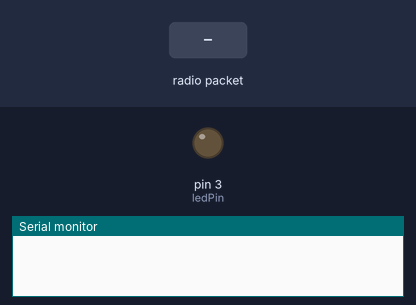
The sketch below on a simulated Arduino Uno, built with avr-gcc and run on an emulated ATmega328P. On the bench: output pins drawn as LEDs (lit = HIGH), the last lines printed to the serial monitor. Inputs (shaded band) come from the test bench. No radio packets arrive unless stated.

Above: at 1.2 s.
1.3 s: radio packet "1" arrives
At 2.3 s:
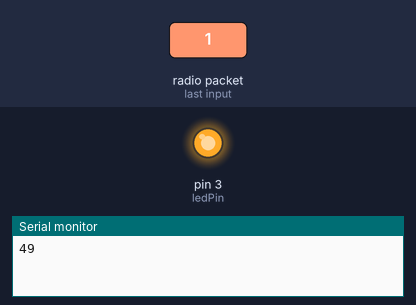
2.8 s: radio packet "0" arrives
At 3.4 s:
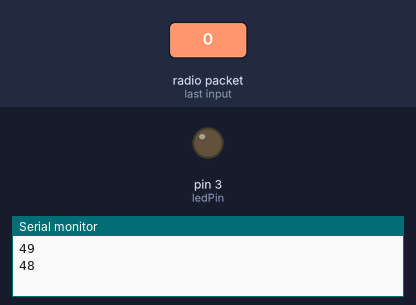
Timing chart, 0 to 5.8 s (numbered marks = the images above; inputs shaded):
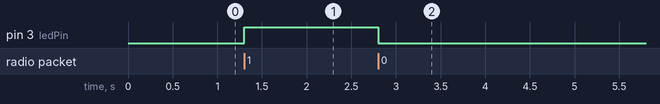

Measured:
- after the input at 1.3 s, pin 3 (ledPin): LOW → HIGH at once
- after the input at 2.8 s, pin 3 (ledPin): HIGH → LOW at once

The sketch:

receiver.ino
```cpp
#include <VirtualWire.h>
char *message;
int ledPin = 3;

void setup() {
  pinMode(ledPin, OUTPUT);
  Serial.begin(9600);
  vw_set_ptt_inverted(true);
  vw_set_rx_pin(2);
  vw_setup(4000);
  vw_rx_start();
}

void loop(){
  uint8_t buf[VW_MAX_MESSAGE_LEN];
  uint8_t buflen = VW_MAX_MESSAGE_LEN;
  if(vw_get_message(buf, &buflen))
  {
    if(buf[0] == '0')
    {
      Serial.println(buf[0]);
      digitalWrite(ledPin, LOW);
    }

    if(buf[0] == '1')
    {
      Serial.println(buf[0]);
      digitalWrite(ledPin, HIGH);
    }
  }

}
```
